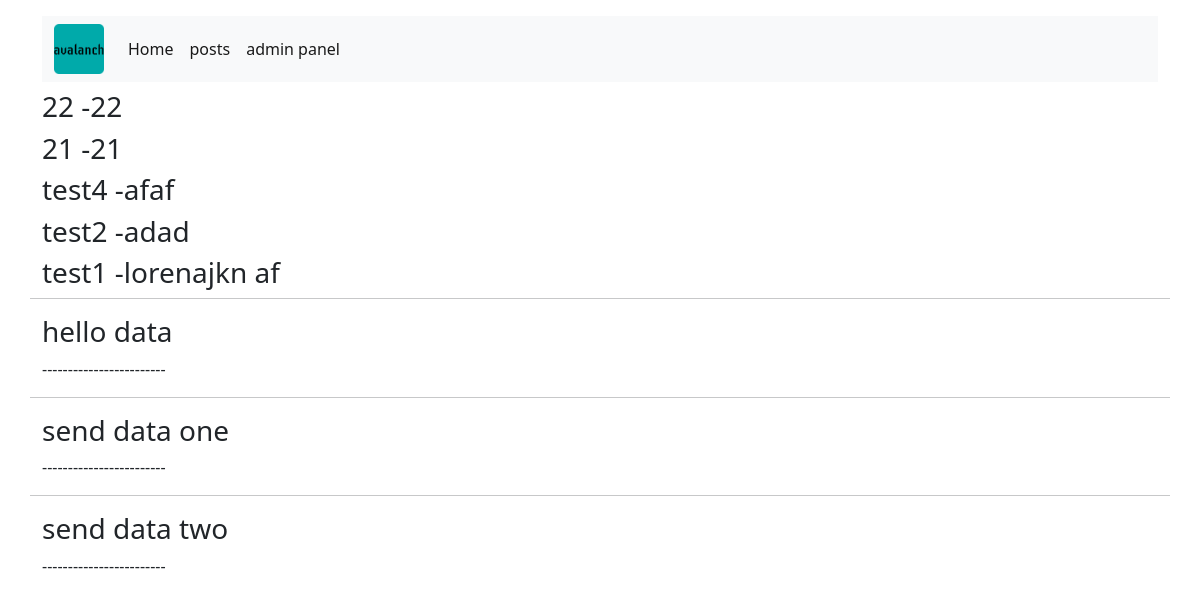
Before: / with the older database file.
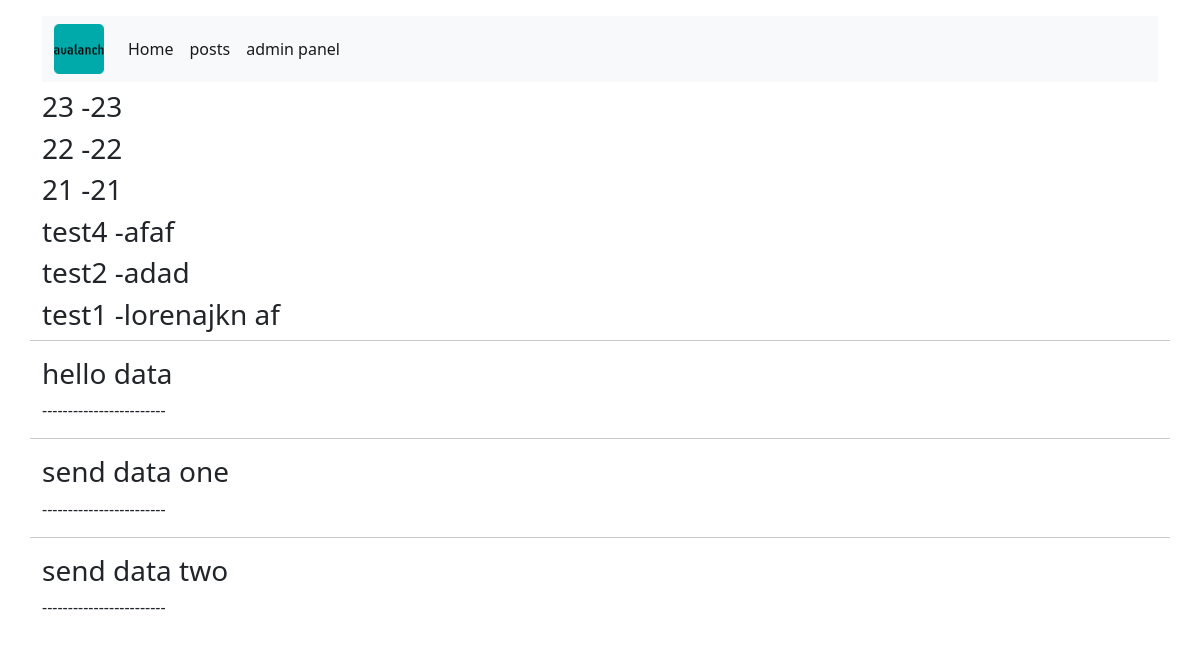
After: the same page with the newer database file.
### posts/models.py (models this page shows, shortened)
class Post(models.Model):
    title = models.CharField(max_length=200)
    body = models.TextField()
    liked = models.ManyToManyField(User, blank=True)
    author = models.ForeignKey(Profile, on_delete=models.CASCADE)
    updated = models.DateTimeField(auto_now=True)
    created = models.DateTimeField(auto_now_add=True)
    class Meta:
        ordering = ('-created',)  # remember that is tuple!!

### posts/views.py (the view)
# urls.py: path('', post_list, name='post-list'),
def post_list(request):
    posts = Post.objects.all()
    return render(request, 'posts/post.html', {
        'posts': posts
    })

### templates/posts/post.html (shortened to what this page needs)
{% extends 'shared/base.html' %}
{% load static %}
{% block content %}
    <div class="row">
        <div class="col-md-12">
            {% for post in posts %}
                <h3>{{ post.title }} -{{ post.body }}</h3>
            {% endfor %}
        </div>
        <hr>
        <div class="col-md-12">
            <h3>hello data</h3>
            <p>------------------------</p>
        </div>
        <hr>
        <div class="col-md-12">
            <h3>send data one</h3>
            <p>------------------------</p>
        </div>
        <hr>
        <div class="col-md-12">
            <h3>send data two</h3>
            <p>------------------------</p>
        </div>
    </div>
{% endblock %}

Changed rows visible on the page:
added Post: title "23", body "23"
